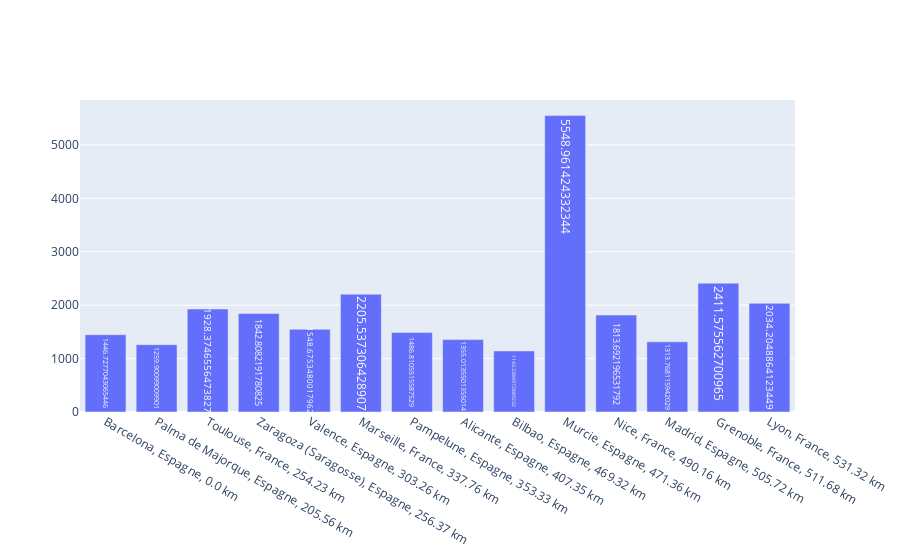

The notebook cell saved with this chart:
### Code cell
fig.show()

### Figure 1 — Plotly figure (JSON) as saved in the notebook; plotly's stock layout.template omitted (floating-point values rounded to 4 significant figures)
{"data": [{"text": [1447.0, 1260.0, 1928.0, 1843.0, 1549.0, 2206.0, 1487.0, 1355.0, 1143.0, 5549.0, 1814.0, 1314.0, 2412.0, 2034.0], "textposition": "auto", "type": "bar", "x": ["Barcelona, Espagne, 0.0 km", "Palma de Majorque, Espagne, 205.56 km", "Toulouse, France, 254.23 km", "Zaragoza (Saragosse), Espagne, 256.37 km", "Valence, Espagne, 303.26 km", "Marseille, France, 337.76 km", "Pampelune, Espagne, 353.33 km", "Alicante, Espagne, 407.35 km", "Bilbao, Espagne, 469.32 km", "Murcie, Espagne, 471.36 km", "Nice, France, 490.16 km", "Madrid, Espagne, 505.72 km", "Grenoble, France, 511.68 km", "Lyon, France, 531.32 km"], "y": [1447.0, 1260.0, 1928.0, 1843.0, 1549.0, 2206.0, 1487.0, 1355.0, 1143.0, 5549.0, 1814.0, 1314.0, 2412.0, 2034.0]}], "layout": {}}
